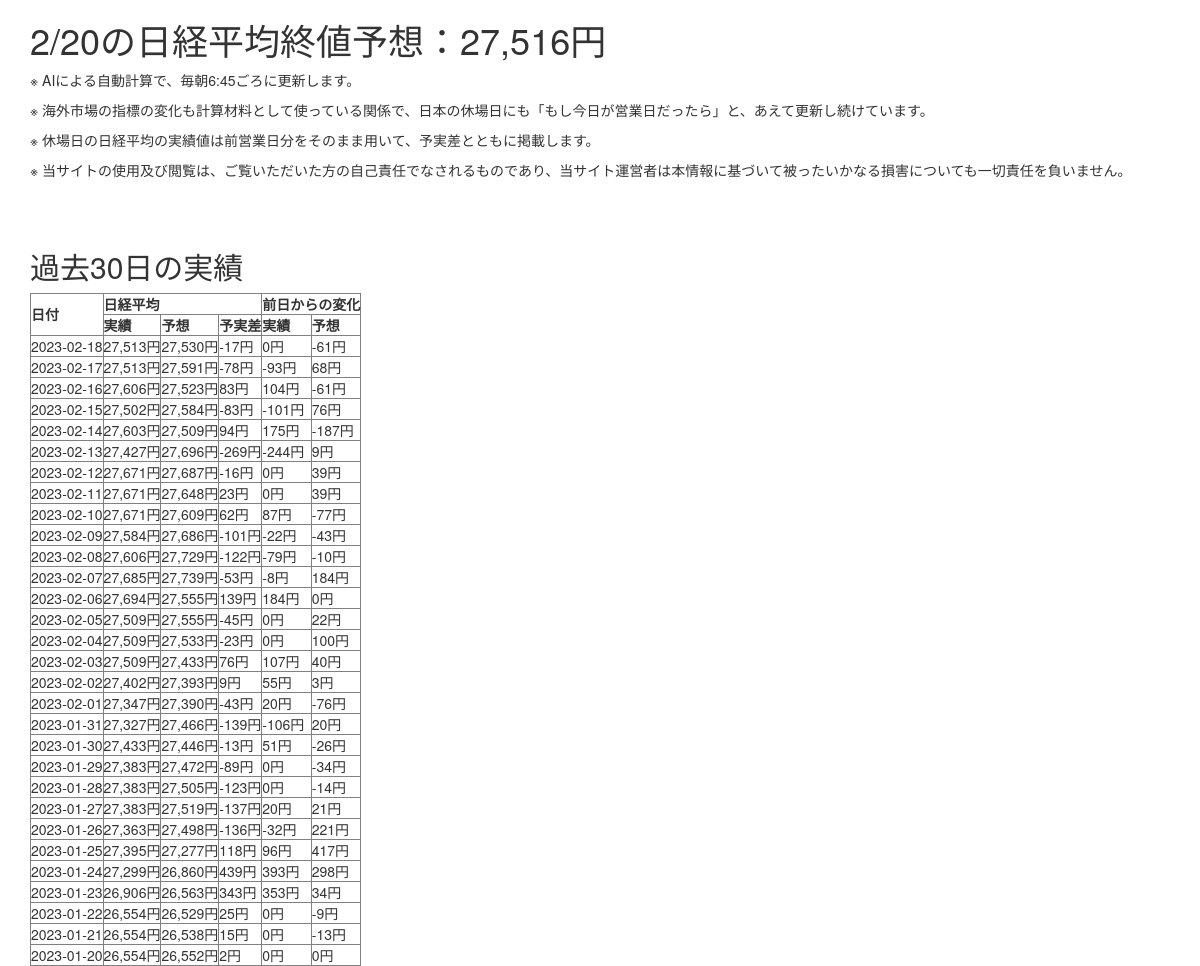
The page / on the database its author committed.
### tables this page shows
CREATE TABLE actual (Date DATE PRIMARY KEY,Nikkei FLOAT64,last_predict FLOAT64,gap FLOAT64,Nikkei_dod FLOAT64,predict_dod FLOAT64,direction_check STRING);

### main.py (the view)
@app.route('/')
def index():
    with sqlite3.connect(DATABASE) as con:
        df_from_sql = pd.read_sql('SELECT * FROM prediction', con)
    update_time = df_from_sql.iloc[-1,0]
    print(update_time)
    df_from_sql = df_from_sql.set_index('Date')
    if str(today) in df_from_sql.index:
        predict = df_from_sql.loc[str(today),'predict']
    else:
        predict = df_from_sql.loc[str(yesterday), 'predict']
    predict = "{:,.0f}".format(predict)
    print(predict)
    con = sqlite3.connect(DATABASE)
    actual_data = con.execute('SELECT * FROM actual LIMIT 30') .fetchall()
    con.close()
    d_html = datetime.strptime(update_time, '%Y-%m-%d').strftime('%-m/%-d') #ゼロ埋め削除。Windowsでは、-mなどではなく、#mなどと表記する必要
    data = []
    for row in reversed(actual_data):
        data.append({'Date':row[0], 'Nikkei':"{:,.0f}".format(row[1]), 'predict':"{:,.0f}".format(row[2]), 'gap':"{:,.0f}".format(row[3]), 'Nikkei_dod':"{:,.0f}".format(row[4]), 'predict_dod':"{:,.0f}".format(row[5]), 'direction_check':row[6]})
    return render_template(
        'index.html',
        d_html=d_html,
        predict=predict,
        data=data
    )

### templates/index.html (shortened to what this page needs)
{% extends "bootstrap/base.html" %}
{% block content %}
<div class="container">
    <h1>{{ d_html }}の日経平均終値予想：{{ predict }}円</h1>
    <p>※ AIによる自動計算で、毎朝6:45ごろに更新します。</p>
    <p>※ 海外市場の指標の変化も計算材料として使っている関係で、日本の休場日にも「もし今日が営業日だったら」と、あえて更新し続けています。</p>
    <p>※ 休場日の日経平均の実績値は前営業日分をそのまま用いて、予実差とともに掲載します。</p>
    <p>※ 当サイトの使用及び閲覧は、ご覧いただいた方の自己責任でなされるものであり、当サイト運営者は本情報に基づいて被ったいかなる損害についても一切責任を負いません。</p>
    <br>
    <br>
    <h2>過去30日の実績</h2>
    {% if data == [] %}
        <p>過去の実績データはまだありません</p>
    {% else %}
        <table border="1">
            <tr>
                <th rowspan="2">日付</th>
                <th colspan="3">日経平均</th>
                <th colspan="2">前日からの変化</th>
            </tr>
            <tr>
                <th>実績</th>
                <th>予想</th>
                <th>予実差</th>
                <th>実績</th>
                <th>予想</th>
            </tr>
            {% for datum in data %}
                <tr>
                    <td>{{ datum.Date }}</td>
                    <td>{{ datum.Nikkei }}円</td>
                    <td>{{ datum.predict }}円</td>
                    <td>{{ datum.gap }}円</td>
                    <td>{{ datum.Nikkei_dod }}円</td>
                    <td>{{ datum.predict_dod }}円</td>
                </tr>
            {% endfor %}
        </table>
    {% endif %}
</div>
{% endblock %}

### rows shown on the page
actual: Date "2023-02-18", Nikkei "27,513", predict "27,530", gap "-17", Nikkei_dod "0", predict_dod "-61"
actual: Date "2023-02-17", Nikkei "27,513", predict "27,591", gap "-78", Nikkei_dod "-93", predict_dod "68"
actual: Date "2023-02-16", Nikkei "27,606", predict "27,523", gap "83", Nikkei_dod "104", predict_dod "-61"
actual: Date "2023-02-15", Nikkei "27,502", predict "27,584", gap "-83", Nikkei_dod "-101", predict_dod "76"
actual: Date "2023-02-14", Nikkei "27,603", predict "27,509", gap "94", Nikkei_dod "175", predict_dod "-187"
actual: Date "2023-02-13", Nikkei "27,427", predict "27,696", gap "-269", Nikkei_dod "-244", predict_dod "9"
actual: Date "2023-02-12", Nikkei "27,671", predict "27,687", gap "-16", Nikkei_dod "0", predict_dod "39"
actual: Date "2023-02-11", Nikkei "27,671", predict "27,648", gap "23", Nikkei_dod "0", predict_dod "39"
actual: Date "2023-02-10", Nikkei "27,671", predict "27,609", gap "62", Nikkei_dod "87", predict_dod "-77"
actual: Date "2023-02-09", Nikkei "27,584", predict "27,686", gap "-101", Nikkei_dod "-22", predict_dod "-43"
actual: Date "2023-02-08", Nikkei "27,606", predict "27,729", gap "-122", Nikkei_dod "-79", predict_dod "-10"
actual: Date "2023-02-07", Nikkei "27,685", predict "27,739", gap "-53", Nikkei_dod "-8", predict_dod "184"
actual: Date "2023-02-06", Nikkei "27,694", predict "27,555", gap "139", Nikkei_dod "184", predict_dod "0"
actual: Date "2023-02-05", Nikkei "27,509", predict "27,555", gap "-45", Nikkei_dod "0", predict_dod "22"
actual: Date "2023-02-04", Nikkei "27,509", predict "27,533", gap "-23", Nikkei_dod "0", predict_dod "100"
actual: Date "2023-02-03", Nikkei "27,509", predict "27,433", gap "76", Nikkei_dod "107", predict_dod "40"
actual: Date "2023-02-02", Nikkei "27,402", predict "27,393", gap "9", Nikkei_dod "55", predict_dod "3"
actual: Date "2023-02-01", Nikkei "27,347", predict "27,390", gap "-43", Nikkei_dod "20", predict_dod "-76"
actual: Date "2023-01-31", Nikkei "27,327", predict "27,466", gap "-139", Nikkei_dod "-106", predict_dod "20"
actual: Date "2023-01-30", Nikkei "27,433", predict "27,446", gap "-13", Nikkei_dod "51", predict_dod "-26"
actual: Date "2023-01-29", Nikkei "27,383", predict "27,472", gap "-89", Nikkei_dod "0", predict_dod "-34"
actual: Date "2023-01-28", Nikkei "27,383", predict "27,505", gap "-123", Nikkei_dod "0", predict_dod "-14"
actual: Date "2023-01-27", Nikkei "27,383", predict "27,519", gap "-137", Nikkei_dod "20", predict_dod "21"
actual: Date "2023-01-26", Nikkei "27,363", predict "27,498", gap "-136", Nikkei_dod "-32", predict_dod "221"
actual: Date "2023-01-25", Nikkei "27,395", predict "27,277", gap "118", Nikkei_dod "96", predict_dod "417"
actual: Date "2023-01-24", Nikkei "27,299", predict "26,860", gap "439", Nikkei_dod "393", predict_dod "298"
actual: Date "2023-01-23", Nikkei "26,906", predict "26,563", gap "343", Nikkei_dod "353", predict_dod "34"
actual: Date "2023-01-22", Nikkei "26,554", predict "26,529", gap "25", Nikkei_dod "0", predict_dod "-9"
actual: Date "2023-01-21", Nikkei "26,554", predict "26,538", gap "15", Nikkei_dod "0", predict_dod "-13"
actual: Date "2023-01-20", Nikkei "26,554", predict "26,552", gap "2", Nikkei_dod "0", predict_dod "0"

### other values the page prints
{{ d_html }} "2/20"
{{ predict }} "27,516"
